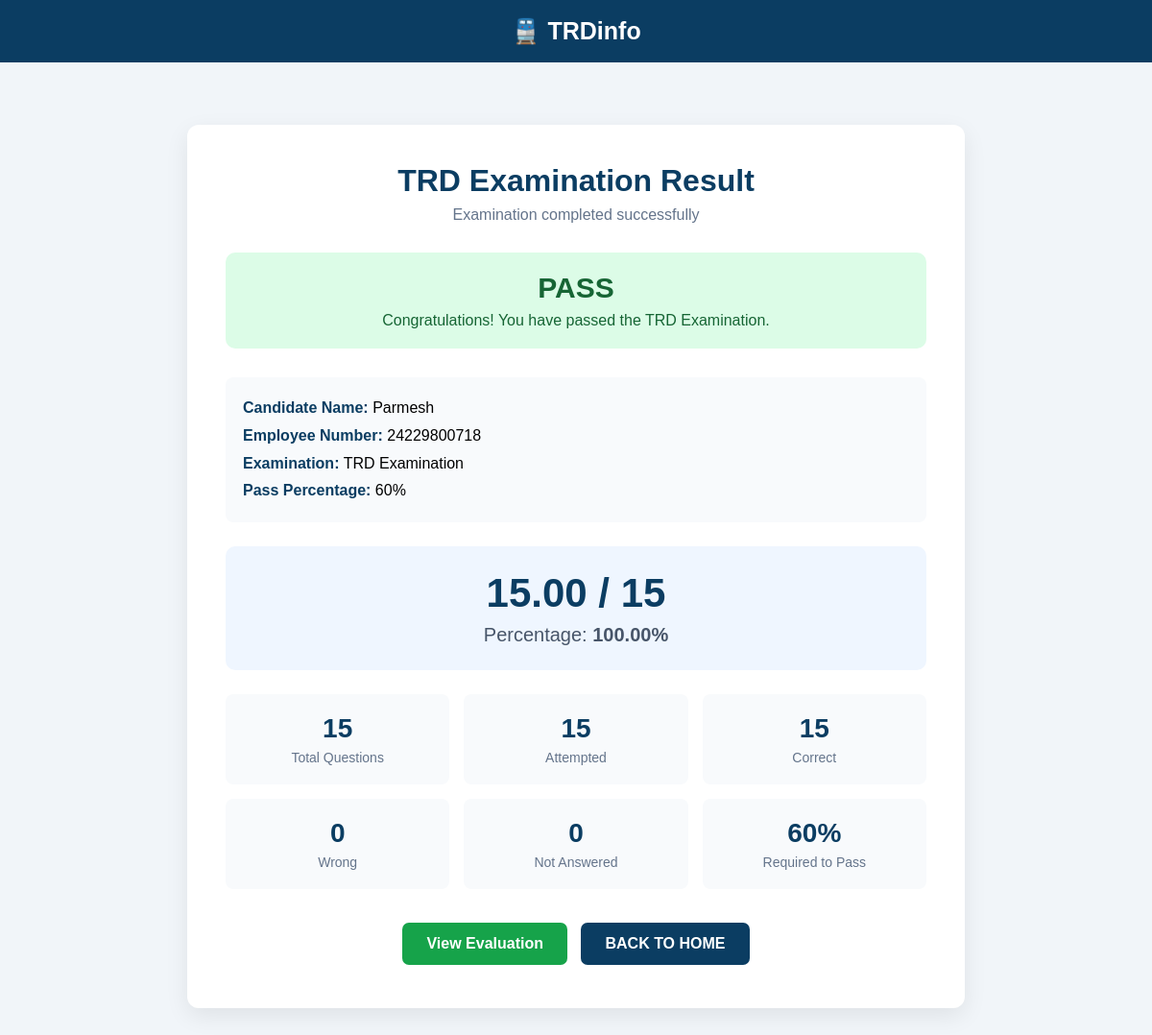
Page /result/ (signed in) on the committed database.
### exam/models.py (models this page shows, shortened)
class ExamAttempt(models.Model):
    candidate_name = models.CharField(
        max_length=200
    )
    employee_number = models.CharField(
        max_length=100
    )
    exam = models.ForeignKey(
        Exam,
        on_delete=models.CASCADE,
        related_name="attempts"
    )
    total_questions = models.PositiveIntegerField(
        default=0
    )
    attempted_questions = models.PositiveIntegerField(
        default=0
    )
    correct_answers = models.PositiveIntegerField(
        default=0
    )
    wrong_answers = models.PositiveIntegerField(
        default=0
    )
    unanswered_questions = models.PositiveIntegerField(
        default=0
    )
    score = models.DecimalField(
        max_digits=8,
        decimal_places=2,
        default=0
    )
    percentage = models.DecimalField(
        max_digits=6,
        decimal_places=2,
        default=0
    )
    passed = models.BooleanField(
        default=False
    )
    started_at = models.DateTimeField(
        auto_now_add=True
    )
    submitted_at = models.DateTimeField(
        null=True,
        blank=True
    )

class Exam(models.Model):
    name = models.CharField(
        max_length=200,
        default="TRD Examination"
    )
    number_of_questions = models.PositiveIntegerField(
        default=20
    )
    duration_minutes = models.PositiveIntegerField(
        default=30
    )
    pass_percentage = models.PositiveIntegerField(
        default=40
    )
    negative_marking = models.BooleanField(
        default=False
    )
    negative_marks = models.DecimalField(
        max_digits=4,
        decimal_places=2,
        default=0
    )
    active = models.BooleanField(
        default=True
    )
    created_at = models.DateTimeField(
        auto_now_add=True
    )

### exam/views.py (the view)
def exam_result(request):
    attempt_id = request.session.get(
        "attempt_id"
    )
    if not attempt_id:
        return redirect(
            "home"
        )
    try:
        attempt = ExamAttempt.objects.get(
            id=attempt_id
        )
    except ExamAttempt.DoesNotExist:
        return redirect(
            "home"
        )
    return render(
        request,
        "exam/result.html",
        {
            "attempt": attempt
        }
    )

### templates/exam/result.html (shortened to what this page needs)
<!DOCTYPE html>
<html lang="en">
<head>
</head>
<body>
<header class="header">
    <div class="logo">
        🚆 TRDinfo
    </div>
</header>
<div class="container">
    <div class="result-card">
        <h1 class="title">
            TRD Examination Result
        </h1>
        <p class="subtitle">
            Examination completed successfully
        </p>
        {% if attempt.passed %}
        <div class="status pass">
            <h2>
                PASS
            </h2>
            <p>
                Congratulations! You have passed the TRD Examination.
            </p>
        </div>
        {% endif %}
        <div class="candidate">
            <strong>Candidate Name:</strong>
            {{ attempt.candidate_name }}
            <br>
            <strong>Employee Number:</strong>
            {{ attempt.employee_number }}
            <br>
            <strong>Examination:</strong>
            {{ attempt.exam.name }}
            <br>
            <strong>Pass Percentage:</strong>
            {{ attempt.exam.pass_percentage }}%
        </div>
        <div class="score-box">
            <div class="score">
                {{ attempt.score }}
                /
                {{ attempt.total_questions }}
            </div>
            <div class="percentage">
                Percentage:
                <strong>
                    {{ attempt.percentage }}%
                </strong>
            </div>
        </div>
        <div class="stats">
            <div class="stat">
                <div class="stat-number">
                    {{ attempt.total_questions }}
                </div>
                <div class="stat-label">
                    Total Questions
                </div>
            </div>
            <div class="stat">
                <div class="stat-number">
                    {{ attempt.attempted_questions }}
                </div>
                <div class="stat-label">
                    Attempted
                </div>
            </div>
            <div class="stat">
                <div class="stat-number">
                    {{ attempt.correct_answers }}
                </div>
                <div class="stat-label">
                    Correct
                </div>
            </div>
            <div class="stat">
                <div class="stat-number">
                    {{ attempt.wrong_answers }}
                </div>
                <div class="stat-label">
                    Wrong
                </div>
            </div>
            <div class="stat">
                <div class="stat-number">
                    {{ attempt.unanswered_questions }}
                </div>
                <div class="stat-label">
                    Not Answered
                </div>
            </div>
            <div class="stat">
                <div class="stat-number">
                    {{ attempt.exam.pass_percentage }}%
                </div>
                <div class="stat-label">
                    Required to Pass
                </div>
            </div>
        </div>
        <div class="buttons">
			<a href="{% url 'exam_evaluation' attempt.id %}" class="btn evaluation-btn">
			View Evaluation
			</a>
            <a
                href="/"
                class="btn home-btn">
                BACK TO HOME
            </a>
        </div>
    </div>
</div>
</body>
</html>

### templates/exam/result.html (style rules this page uses)
* { box-sizing: border-box; margin: 0; padding: 0; }
body { font-family: Arial, Helvetica, sans-serif; background: #f1f5f9; min-height: 100vh; }
.header { background: #0b3d62; color: white; padding: 18px 7%; text-align: center; }
.logo { font-size: 25px; font-weight: bold; }
.container { max-width: 850px; margin: 45px auto; padding: 20px; }
.result-card { background: white; border-radius: 12px; padding: 40px; box-shadow: 0 8px 25px rgba(0,0,0,0.08); }
.title { text-align: center; color: #0b3d62; margin-bottom: 8px; }
.subtitle { text-align: center; color: #64748b; margin-bottom: 30px; }
.status { text-align: center; padding: 20px; border-radius: 10px; margin-bottom: 30px; }
.pass { background: #dcfce7; color: #166534; }
.status h2 { font-size: 30px; margin-bottom: 8px; }
.candidate { background: #f8fafc; padding: 18px; border-radius: 8px; margin-bottom: 25px; line-height: 1.8; }
.candidate strong { color: #0b3d62; }
.stats { display: grid; grid-template-columns: repeat(3, 1fr); gap: 15px; margin-bottom: 25px; }
.stat { background: #f8fafc; border-radius: 8px; padding: 20px; text-align: center; }
.stat-number { font-size: 28px; font-weight: bold; color: #0b3d62; }
.stat-label { color: #64748b; margin-top: 6px; font-size: 14px; }
.score-box { text-align: center; background: #eff6ff; border-radius: 10px; padding: 25px; margin-bottom: 25px; }
.score { font-size: 42px; font-weight: bold; color: #0b3d62; }
.percentage { font-size: 20px; margin-top: 8px; color: #475569; }
.buttons { text-align: center; margin-top: 30px; }
.btn { display: inline-block; text-decoration: none; padding: 13px 25px; border-radius: 7px; margin: 5px; font-weight: bold; }
.home-btn { background: #0b3d62; color: white; }
.evaluation-btn { background: #16a34a; color: white; }

### rows in the picture
ExamAttempt: candidate_name "Parmesh", employee_number "24229800718", exam.name "TRD Examination", exam.pass_percentage "60", score "15.00", total_questions "15", percentage "100.00", attempted_questions "15", correct_answers "15", wrong_answers "0", unanswered_questions "0"
